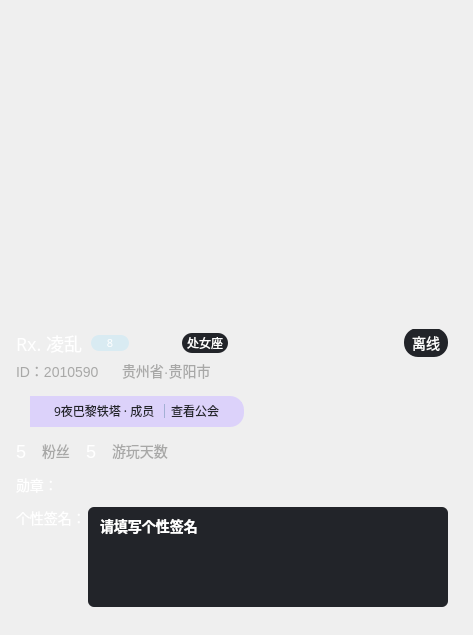
        <widget class="QWidget" name="page">
         <widget class="QWidget" name="widget_2" native="true">
          <property name="geometry">
           <rect>
            <x>0</x>
            <y>0</y>
            <width>464</width>
            <height>288</height>
           </rect>
          </property>
          <property name="minimumSize">
           <size>
            <width>432</width>
            <height>288</height>
           </size>
          </property>
          <layout class="QVBoxLayout" name="verticalLayout_7">
           <property name="spacing">
            <number>0</number>
           </property>
           <property name="leftMargin">
            <number>0</number>
           </property>
           <property name="topMargin">
            <number>0</number>
           </property>
           <property name="rightMargin">
            <number>0</number>
           </property>
           <property name="bottomMargin">
            <number>0</number>
           </property>
           <item>
            <widget class="QLabel" name="big_image">
             <property name="text">
              <string/>
             </property>
             <property name="scaledContents">
              <bool>false</bool>
             </property>
            </widget>
           </item>
          </layout>
         </widget>
         <widget class="CRoundLabel" name="image">
          <property name="geometry">
           <rect>
            <x>16</x>
            <y>214</y>
            <width>100</width>
            <height>100</height>
           </rect>
          </property>
          <property name="styleSheet">
           <string notr="true">background: transparent;</string>
          </property>
          <property name="text">
           <string/>
          </property>
          <property name="scaledContents">
           <bool>true</bool>
          </property>
         </widget>
         <widget class="QWidget" name="widget_3" native="true">
          <property name="geometry">
           <rect>
            <x>0</x>
            <y>264</y>
            <width>464</width>
            <height>362</height>
           </rect>
          </property>
          <property name="minimumSize">
           <size>
            <width>432</width>
            <height>362</height>
           </size>
          </property>
          <property name="maximumSize">
           <size>
            <width>16777215</width>
            <height>362</height>
           </size>
          </property>
          <property name="styleSheet">
           <string notr="true">border-radius: 24px 24px 12px 12px;</string>
          </property>
          <layout class="QVBoxLayout" name="verticalLayout_3">
           <property name="spacing">
            <number>12</number>
           </property>
           <property name="leftMargin">
            <number>16</number>
           </property>
           <property name="topMargin">
            <number>65</number>
           </property>
           <property name="rightMargin">
            <number>16</number>
           </property>
           <property name="bottomMargin">
            <number>20</number>
           </property>
           <item>
            <widget class="QWidget" name="widget_4" native="true">
             <property name="minimumSize">
              <size>
               <width>0</width>
               <height>55</height>
              </size>
             </property>
             <property name="maximumSize">
              <size>
               <width>16777215</width>
               <height>55</height>
              </size>
             </property>
             <layout class="QVBoxLayout" name="verticalLayout_4">
              <property name="spacing">
               <number>0</number>
              </property>
              <property name="leftMargin">
               <number>0</number>
              </property>
              <property name="topMargin">
               <number>0</number>
              </property>
              <property name="rightMargin">
               <number>0</number>
              </property>
              <property name="bottomMargin">
               <number>0</number>
              </property>
              <item>
               <widget class="QWidget" name="widget_11" native="true">
                <property name="minimumSize">
                 <size>
                  <width>0</width>
                  <height>28</height>
                 </size>
                </property>
                <property name="maximumSize">
                 <size>
                  <width>16777215</width>
                  <height>28</height>
                 </size>
                </property>
                <layout class="QHBoxLayout" name="horizontalLayout">
                 <property name="spacing">
                  <number>8</number>
                 </property>
                 <property name="leftMargin">
                  <number>0</number>
                 </property>
                 <property name="topMargin">
                  <number>0</number>
                 </property>
                 <property name="rightMargin">
                  <number>0</number>
                 </property>
                 <property name="bottomMargin">
                  <number>0</number>
                 </property>
                 <item>
                  <widget class="QLabel" name="name">
                   <property name="font">
                    <font>
                     <family>微软雅黑</family>
                     <pointsize>-1</pointsize>
                    </font>
                   </property>
                   <property name="styleSheet">
                    <string notr="true">font-size: 18px;
color: #FFFFFF;</string>
                   </property>
                   <property name="text">
                    <string>Rx. 凌乱</string>
                   </property>
                  </widget>
                 </item>
                 <item>
                  <widget class="QPushButton" name="age">
                   <property name="sizePolicy">
                    <sizepolicy hsizetype="Minimum" vsizetype="Maximum">
                     <horstretch>0</horstretch>
                     <verstretch>0</verstretch>
                    </sizepolicy>
                   </property>
                   <property name="minimumSize">
                    <size>
                     <width>38</width>
                     <height>16</height>
                    </size>
                   </property>
                   <property name="maximumSize">
                    <size>
                     <width>38</width>
                     <height>16</height>
                    </size>
                   </property>
                   <property name="font">
                    <font>
                     <family>微软雅黑</family>
                     <pointsize>-1</pointsize>
                    </font>
                   </property>
                   <property name="styleSheet">
                    <string notr="true">background: rgba(128, 220, 255, 0.2);
border-radius: 8px;
font-size: 11px;
color: #FFFFFF;</string>
                   </property>
                   <property name="text">
                    <string>8</string>
                   </property>
                   <property name="icon">
                    <iconset resource="../res.qrc">
                     <normaloff>:/images/live_people_man.png</normaloff>:/images/live_people_man.png</iconset>
                   </property>
                   <property name="iconSize">
                    <size>
                     <width>12</width>
                     <height>13</height>
                    </size>
                   </property>
                  </widget>
                 </item>
                 <item>
                  <widget class="QLabel" name="userLevel">
                   <property name="minimumSize">
                    <size>
                     <width>37</width>
                     <height>16</height>
                    </size>
                   </property>
                   <property name="maximumSize">
                    <size>
                     <width>37</width>
                     <height>16</height>
                    </size>
                   </property>
                   <property name="font">
                    <font>
                     <family>微软雅黑</family>
                     <pointsize>-1</pointsize>
                     <italic>false</italic>
                     <bold>false</bold>
                    </font>
                   </property>
                   <property name="styleSheet">
                    <string notr="true">font-family: &quot;微软雅黑&quot;;
font-weight: 400;
font-size: 10px;
color: #FFFFFF;
text-align: right;
font-style: normal;

background-image: url(:/images/live_lev.png);
background-position: center;
padding-right: 6px; 
 text-align: right;</string>
                   </property>
                   <property name="text">
                    <string/>
                   </property>
                   <property name="pixmap">
                    <pixmap resource="../res.qrc">:/images/live_lev.png</pixmap>
                   </property>
                   <property name="alignment">
                    <set>Qt::AlignRight|Qt::AlignTrailing|Qt::AlignVCenter</set>
                   </property>
                  </widget>
                 </item>
                 <item>
                  <widget class="QLabel" name="constellation">
                   <property name="minimumSize">
                    <size>
                     <width>46</width>
                     <height>20</height>
                    </size>
                   </property>
                   <property name="maximumSize">
                    <size>
                     <width>46</width>
                     <height>20</height>
                    </size>
                   </property>
                   <property name="font">
                    <font>
                     <family>微软雅黑</family>
                     <pointsize>9</pointsize>
                    </font>
                   </property>
                   <property name="styleSheet">
                    <string notr="true">background: #222429;
border-radius: 10px;
color: #FFFFFF;
</string>
                   </property>
                   <property name="text">
                    <string>处女座</string>
                   </property>
                   <property name="alignment">
                    <set>Qt::AlignCenter</set>
                   </property>
                  </widget>
                 </item>
                 <item>
                  <spacer name="horizontalSpacer">
                   <property name="orientation">
                    <enum>Qt::Horizontal</enum>
                   </property>
                   <property name="sizeHint" stdset="0">
                    <size>
                     <width>184</width>
                     <height>20</height>
                    </size>
                   </property>
                  </spacer>
                 </item>
                 <item>
                  <widget class="QLabel" name="isOnline">
                   <property name="minimumSize">
                    <size>
                     <width>44</width>
                     <height>28</height>
                    </size>
                   </property>
                   <property name="maximumSize">
                    <size>
                     <width>44</width>
                     <height>28</height>
                    </size>
                   </property>
                   <property name="font">
                    <font>
                     <family>微软雅黑</family>
                     <pointsize>-1</pointsize>
                    </font>
                   </property>
                   <property name="styleSheet">
                    <string notr="true">background: #222429;
border-radius: 14px;
color: #FFFFFF;
font-size: 14px;
margin-top: -1px;</string>
                   </property>
                   <property name="text">
                    <string>离线</string>
                   </property>
                   <property name="alignment">
                    <set>Qt::AlignCenter</set>
                   </property>
                  </widget>
                 </item>
                </layout>
               </widget>
              </item>
              <item>
               <widget class="QWidget" name="widget_12" native="true">
                <layout class="QHBoxLayout" name="horizontalLayout_2">
                 <property name="spacing">
                  <number>8</number>
                 </property>
                 <property name="leftMargin">
                  <number>0</number>
                 </property>
                 <property name="topMargin">
                  <number>0</number>
                 </property>
                 <property name="rightMargin">
                  <number>0</number>
                 </property>
                 <property name="bottomMargin">
                  <number>0</number>
                 </property>
                 <item>
                  <widget class="QLabel" name="userId">
                   <property name="styleSheet">
                    <string notr="true">font-size: 14px;
color: #A8A8A7;</string>
                   </property>
                   <property name="text">
                    <string>ID：2010590</string>
                   </property>
                  </widget>
                 </item>
                 <item>
                  <widget class="QLabel" name="label_5">
                   <property name="maximumSize">
                    <size>
                     <width>16</width>
                     <height>16</height>
                    </size>
                   </property>
                   <property name="text">
                    <string/>
                   </property>
                   <property name="pixmap">
                    <pixmap resource="../res.qrc">:/images/copy_n.png</pixmap>
                   </property>
                   <property name="scaledContents">
                    <bool>true</bool>
                   </property>
                  </widget>
                 </item>
                 <item>
                  <widget class="QLabel" name="location">
                   <property name="styleSheet">
                    <string notr="true">font-size: 14px;
color: #A8A8A7;
text-align: left;</string>
                   </property>
                   <property name="text">
                    <string>贵州省·贵阳市</string>
                   </property>
                  </widget>
                 </item>
                 <item>
                  <spacer name="horizontalSpacer_2">
                   <property name="orientation">
                    <enum>Qt::Horizontal</enum>
                   </property>
                   <property name="sizeHint" stdset="0">
                    <size>
                     <width>219</width>
                     <height>20</height>
                    </size>
                   </property>
                  </spacer>
                 </item>
                </layout>
               </widget>
              </item>
             </layout>
            </widget>
           </item>
           <item>
            <widget class="QWidget" name="widget_5" native="true">
             <property name="minimumSize">
              <size>
               <width>0</width>
               <height>31</height>
              </size>
             </property>
             <property name="maximumSize">
              <size>
               <width>16777215</width>
               <height>31</height>
              </size>
             </property>
             <layout class="QHBoxLayout" name="horizontalLayout_3">
              <property name="spacing">
               <number>0</number>
              </property>
              <property name="leftMargin">
               <number>0</number>
              </property>
              <property name="topMargin">
               <number>0</number>
              </property>
              <property name="rightMargin">
               <number>0</number>
              </property>
              <property name="bottomMargin">
               <number>0</number>
              </property>
              <item>
               <widget class="QWidget" name="widget_13" native="true">
                <property name="minimumSize">
                 <size>
                  <width>28</width>
                  <height>31</height>
                 </size>
                </property>
                <property name="maximumSize">
                 <size>
                  <width>28</width>
                  <height>31</height>
                 </size>
                </property>
                <widget class="QLabel" name="label_7">
                 <property name="geometry">
                  <rect>
                   <x>0</x>
                   <y>0</y>
                   <width>28</width>
                   <height>31</height>
                  </rect>
                 </property>
                 <property name="styleSheet">
                  <string notr="true">background: transparent;</string>
                 </property>
                 <property name="text">
                  <string/>
                 </property>
                 <property name="pixmap">
                  <pixmap resource="../res.qrc">:/images/icon_公会.png</pixmap>
                 </property>
                </widget>
                <widget class="QLabel" name="label_8">
                 <property name="geometry">
                  <rect>
                   <x>14</x>
                   <y>0</y>
                   <width>14</width>
                   <height>31</height>
                  </rect>
                 </property>
                 <property name="styleSheet">
                  <string notr="true">background: #DCD2FA;</string>
                 </property>
                 <property name="text">
                  <string/>
                 </property>
                </widget>
                <zorder>label_8</zorder>
                <zorder>label_7</zorder>
               </widget>
              </item>
              <item>
               <widget class="QWidget" name="widget_14" native="true">
                <property name="minimumSize">
                 <size>
                  <width>100</width>
                  <height>0</height>
                 </size>
                </property>
                <property name="styleSheet">
                 <string notr="true">background: #DCD2FA;
border-top-left-radius: 0px;
border-top-right-radius: 14px;
border-bottom-right-radius: 14px;
border-bottom-left-radius: 0px;</string>
                </property>
                <layout class="QHBoxLayout" name="horizontalLayout_4">
                 <property name="spacing">
                  <number>6</number>
                 </property>
                 <property name="leftMargin">
                  <number>10</number>
                 </property>
                 <property name="topMargin">
                  <number>0</number>
                 </property>
                 <property name="rightMargin">
                  <number>2</number>
                 </property>
                 <property name="bottomMargin">
                  <number>1</number>
                 </property>
                 <item>
                  <widget class="QLabel" name="label_9">
                   <property name="font">
                    <font>
                     <family>微软雅黑</family>
                     <pointsize>-1</pointsize>
                    </font>
                   </property>
                   <property name="styleSheet">
                    <string notr="true">font-size: 12px;
color: #222429;
line-height: 17px;
text-align: left;</string>
                   </property>
                   <property name="text">
                    <string>9夜巴黎铁塔 · 成员 </string>
                   </property>
                  </widget>
                 </item>
                 <item>
                  <widget class="Line" name="line">
                   <property name="minimumSize">
                    <size>
                     <width>1</width>
                     <height>0</height>
                    </size>
                   </property>
                   <property name="maximumSize">
                    <size>
                     <width>1</width>
                     <height>14</height>
                    </size>
                   </property>
                   <property name="styleSheet">
                    <string notr="true">background: rgba(163, 176, 212, 1);</string>
                   </property>
                   <property name="orientation">
                    <enum>Qt::Vertical</enum>
                   </property>
                  </widget>
                 </item>
                 <item>
                  <widget class="QLabel" name="label_10">
                   <property name="font">
                    <font>
                     <family>微软雅黑</family>
                     <pointsize>-1</pointsize>
                    </font>
                   </property>
                   <property name="styleSheet">
                    <string notr="true">font-size: 12px;
color: #222429;
text-align: left;</string>
                   </property>
                   <property name="text">
                    <string>查看公会</string>
                   </property>
                  </widget>
                 </item>
                 <item>
                  <widget class="QPushButton" name="pushButton">
                   <property name="minimumSize">
                    <size>
                     <width>17</width>
                     <height>17</height>
                    </size>
                   </property>
                   <property name="maximumSize">
                    <size>
                     <width>17</width>
                     <height>17</height>
                    </size>
                   </property>
                   <property name="styleSheet">
                    <string notr="true"/>
                   </property>
                   <property name="text">
                    <string/>
                   </property>
                   <property name="icon">
                    <iconset resource="../res.qrc">
                     <normaloff>:/images/icon_go.png</normaloff>:/images/icon_go.png</iconset>
                   </property>
                   <property name="iconSize">
                    <size>
                     <width>17</width>
                     <height>17</height>
                    </size>
                   </property>
                  </widget>
                 </item>
                </layout>
               </widget>
              </item>
              <item>
               <spacer name="horizontalSpacer_3">
                <property name="orientation">
                 <enum>Qt::Horizontal</enum>
                </property>
                <property name="sizeHint" stdset="0">
                 <size>
                  <width>202</width>
                  <height>20</height>
                 </size>
                </property>
               </spacer>
              </item>
             </layout>
            </widget>
           </item>
           <item>
            <widget class="QWidget" name="widget_6" native="true">
             <property name="minimumSize">
              <size>
               <width>0</width>
               <height>24</height>
              </size>
             </property>
             <property name="maximumSize">
              <size>
               <width>16777215</width>
               <height>24</height>
              </size>
             </property>
             <layout class="QHBoxLayout" name="horizontalLayout_5">
              <property name="spacing">
               <number>16</number>
              </property>
              <property name="leftMargin">
               <number>0</number>
              </property>
              <property name="topMargin">
               <number>0</number>
              </property>
              <property name="rightMargin">
               <number>0</number>
              </property>
              <property name="bottomMargin">
               <number>0</number>
              </property>
              <item>
               <layout class="QHBoxLayout" name="horizontalLayout_6">
                <property name="leftMargin">
                 <number>0</number>
                </property>
                <property name="rightMargin">
                 <number>0</number>
                </property>
                <item>
                 <widget class="QLabel" name="fansNum">
                  <property name="styleSheet">
                   <string notr="true">font-size: 18px;
color: #FFFFFF;</string>
                  </property>
                  <property name="text">
                   <string>5</string>
                  </property>
                 </widget>
                </item>
                <item>
                 <widget class="QLabel" name="label_11">
                  <property name="styleSheet">
                   <string notr="true">color: rgba(168, 168, 167, 1);
font-size: 14px;
margin-top: -1px;</string>
                  </property>
                  <property name="text">
                   <string>粉丝</string>
                  </property>
                 </widget>
                </item>
               </layout>
              </item>
              <item>
               <layout class="QHBoxLayout" name="horizontalLayout_7">
                <property name="leftMargin">
                 <number>0</number>
                </property>
                <property name="rightMargin">
                 <number>0</number>
                </property>
                <item>
                 <widget class="QLabel" name="playDayNum">
                  <property name="styleSheet">
                   <string notr="true">font-size: 18px;
color: #FFFFFF;</string>
                  </property>
                  <property name="text">
                   <string>5</string>
                  </property>
                 </widget>
                </item>
                <item>
                 <widget class="QLabel" name="label_16">
                  <property name="styleSheet">
                   <string notr="true">color: rgba(168, 168, 167, 1);
font-size: 14px;
margin-top: -1px;</string>
                  </property>
                  <property name="text">
                   <string>游玩天数</string>
                  </property>
                 </widget>
                </item>
               </layout>
              </item>
              <item>
               <spacer name="horizontalSpacer_4">
                <property name="orientation">
                 <enum>Qt::Horizontal</enum>
                </property>
                <property name="sizeHint" stdset="0">
                 <size>
                  <width>277</width>
                  <height>20</height>
                 </size>
                </property>
               </spacer>
              </item>
             </layout>
            </widget>
           </item>
           <item>
            <widget class="QWidget" name="widget_7" native="true">
             <property name="minimumSize">
              <size>
               <width>0</width>
               <height>20</height>
              </size>
             </property>
             <property name="maximumSize">
              <size>
               <width>16777215</width>
               <height>20</height>
              </size>
             </property>
             <layout class="QHBoxLayout" name="horizontalLayout_8">
              <property name="spacing">
               <number>0</number>
              </property>
              <property name="leftMargin">
               <number>0</number>
              </property>
              <property name="topMargin">
               <number>0</number>
              </property>
              <property name="rightMargin">
               <number>0</number>
              </property>
              <property name="bottomMargin">
               <number>0</number>
              </property>
              <item>
               <widget class="QLabel" name="label_12">
                <property name="styleSheet">
                 <string notr="true">font-size: 14px;
color: #FFFFFF;
margin-top: -1px;</string>
                </property>
                <property name="text">
                 <string>勋章：</string>
                </property>
               </widget>
              </item>
              <item>
               <widget class="QLabel" name="label_14">
                <property name="minimumSize">
                 <size>
                  <width>65</width>
                  <height>18</height>
                 </size>
                </property>
                <property name="maximumSize">
                 <size>
                  <width>65</width>
                  <height>18</height>
                 </size>
                </property>
                <property name="text">
                 <string/>
                </property>
                <property name="scaledContents">
                 <bool>false</bool>
                </property>
               </widget>
              </item>
              <item>
               <spacer name="horizontalSpacer_5">
                <property name="orientation">
                 <enum>Qt::Horizontal</enum>
                </property>
                <property name="sizeHint" stdset="0">
                 <size>
                  <width>324</width>
                  <height>17</height>
                 </size>
                </property>
               </spacer>
              </item>
             </layout>
            </widget>
           </item>
           <item>
            <widget class="QWidget" name="widget_9" native="true">
             <property name="minimumSize">
              <size>
               <width>0</width>
               <height>100</height>
              </size>
             </property>
             <property name="maximumSize">
              <size>
               <width>16777215</width>
               <height>100</height>
              </size>
             </property>
             <layout class="QHBoxLayout" name="horizontalLayout_10">
              <property name="spacing">
               <number>0</number>
              </property>
              <property name="leftMargin">
               <number>0</number>
              </property>
              <property name="topMargin">
               <number>0</number>
              </property>
              <property name="rightMargin">
               <number>0</number>
              </property>
              <property name="bottomMargin">
               <number>0</number>
              </property>
              <item>
               <layout class="QVBoxLayout" name="verticalLayout_5">
                <item>
                 <widget class="QLabel" name="label_19">
                  <property name="styleSheet">
                   <string notr="true">font-size: 14px;
color: #FFFFFF;</string>
                  </property>
                  <property name="text">
                   <string>个性签名：</string>
                  </property>
                 </widget>
                </item>
                <item>
                 <spacer name="verticalSpacer">
                  <property name="orientation">
                   <enum>Qt::Vertical</enum>
                  </property>
                  <property name="sizeHint" stdset="0">
                   <size>
                    <width>20</width>
                    <height>40</height>
                   </size>
                  </property>
                 </spacer>
                </item>
               </layout>
              </item>
              <item>
               <widget class="QWidget" name="widget_15" native="true">
                <property name="minimumSize">
                 <size>
                  <width>360</width>
                  <height>100</height>
                 </size>
                </property>
                <property name="styleSheet">
                 <string notr="true">background: #222429;
border-radius: 6px;</string>
                </property>
                <layout class="QVBoxLayout" name="verticalLayout_6">
                 <property name="spacing">
                  <number>0</number>
                 </property>
                 <property name="leftMargin">
                  <number>12</number>
                 </property>
                 <property name="topMargin">
                  <number>8</number>
                 </property>
                 <property name="rightMargin">
                  <number>12</number>
                 </property>
                 <property name="bottomMargin">
                  <number>8</number>
                 </property>
                 <item>
                  <widget class="QLabel" name="intro">
                   <property name="styleSheet">
                    <string notr="true">font-weight: 500;
font-size: 14px;
color: #FFFFFF;
line-height: 20px;
text-align: left;
font-style: normal;</string>
                   </property>
                   <property name="text">
                    <string>请填写个性签名</string>
                   </property>
                   <property name="alignment">
                    <set>Qt::AlignLeading|Qt::AlignLeft|Qt::AlignTop</set>
                   </property>
                   <property name="wordWrap">
                    <bool>true</bool>
                   </property>
                  </widget>
                 </item>
                </layout>
               </widget>
              </item>
             </layout>
            </widget>
           </item>
          </layout>
         </widget>
         <zorder>widget_2</zorder>
         <zorder>widget_3</zorder>
         <zorder>image</zorder>
        </widget>
